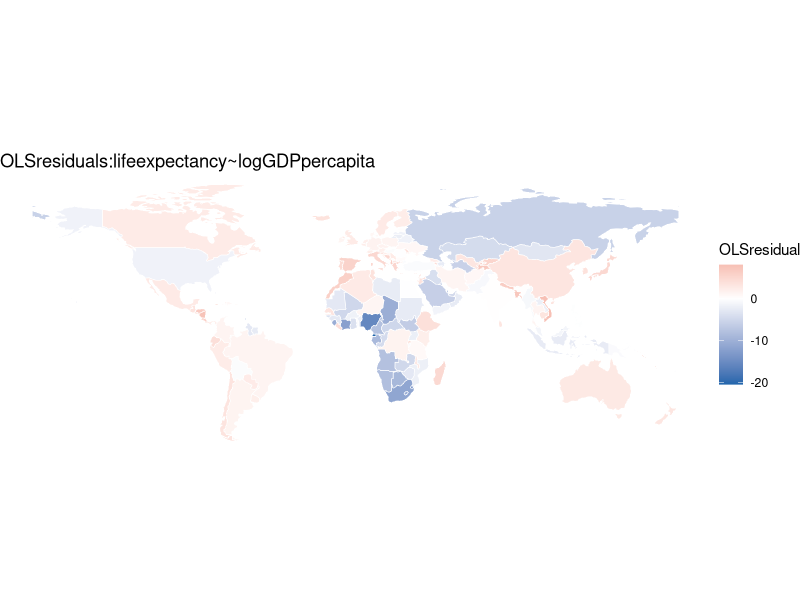
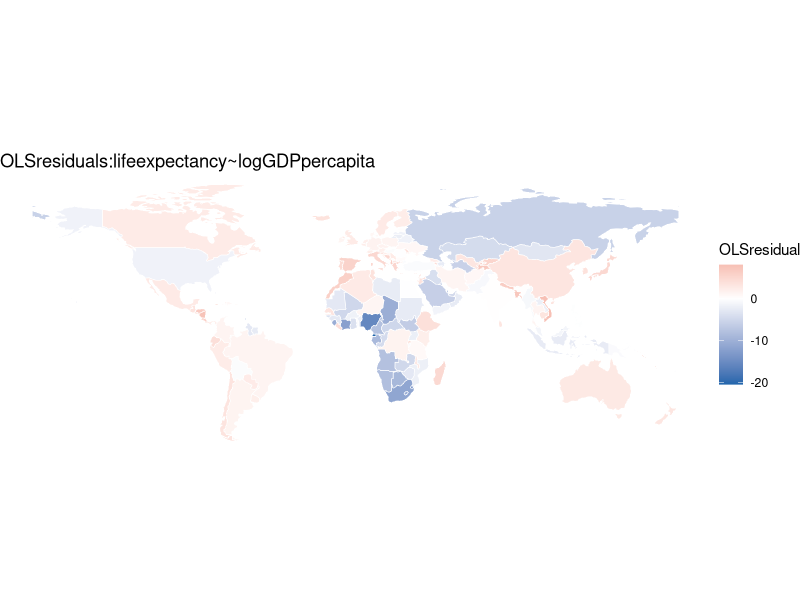

Source code (R) for these figures, in order:
# Setup -------------------------------------------------------------------

library(tidyr)
library(dplyr)
library(ggplot2)
library(sf)
library(spData)
library(spdep)
library(spatialreg)
data(world)


# Classwork ---------------------------------------------------------------

world = world[!is.na(world$gdpPercap) & !is.na(world$lifeExp), ]
world = world[world$continent != "Antarctica", ]
world$log_gdp = log(world$gdpPercap)

nrow(world)
# 160 observations remain after removing NAs. Log-transforming accounts for outliers and "smooths" out the data. so they have less of an effect.

ols_fit = lm(lifeExp ~ log_gdp, data = world)
summary(ols_fit)

# Residuals: -20.479 to 8.115; Residuals are the prediction error.
# log_gdp's coefficient is 5.5 of which the implication would be calculated differently than a traditional coefficient because of the log transformation. It is statistically significant, and the R2 is 0.64 which is a relatively high R2. 

world$ols_resid=residuals(ols_fit)
ggplot(world)+
  geom_sf(aes(fill=ols_resid),color="white",linewidth=0.2)+
  scale_fill_gradient2(low="#2166ac",mid="white",high="#d6604d",
                       midpoint=0,name="OLSresidual")+
  theme_void()+
  labs(title="OLSresiduals:lifeexpectancy~logGDPpercapita")
ggsave("ols_residuals_map.pdf",width=10,height=5)

# The residuals are lowest in Russia and in many parts of Africa, specifically Central Africa. The most red parts are in South America and China. There is the greatest magnitude of prediction error, in a negative direction, for Central Africa. 
# Prediction error: We are over-predicting Africa. They live shorter than we should expect them to. This could be due to disease & weather which may not be particularly related to GDP. There are factors that cluster in space. 

##1.2

nb=poly2nb(world,queen=TRUE)
listw=nb2listw(nb,style= "W",zero.policy=TRUE)
summary(nb)

# 16 countries do not have borders. These would generally be islands.

moran.test(world$ols_resid,listw=listw,zero.policy=TRUE)

# Moran's I determines the degree of spatial correlation. 0 would mean that neighbors do not impact the result. Here, there is a 0.44 which would indicate that similar values tend to cluster. Therefore the OLS assumption of independent observations is violated. 

##1.3
lm_tests=lm.LMtests(ols_fit,listw=listw,
                    test=c("LMerr","LMlag","RLMerr","RLMlag"),
                    zero.policy=TRUE)
summary(lm_tests)

# RLMerr = RSerr = 52.17 ***
# RLMlag = RSlag = 0.06 []
# Only LMerr is statistically significant. 

# Robust err = 54.3 ***
# Robust lag = 2.19 
# Since only LMerr is significant, this suggests using SEM. 

##1.4
# Fitting spatial error model
sem_fit = errorsarlm(lifeExp ~ log_gdp, data = world,
                     listw = listw, zero.policy = TRUE)
summary(sem_fit)

# log gdp here is 3.95 
# It has a very low P value, indicating significance. The lambda is 0.76 which, since it is positive & significant, indicates that there is spatial correlation and using this model is the 'right idea'. The coefficient, compared to previously, is lower. 
# Lambda represents the error term considering spatial autocorrelation. A positive and significant lambda indicates that there is a geographic connection which must be taken into consideration. Without using a spatial model, there are unmeasured spatially correlated factors. The area in which an independent variable shifts is connected to the outcome.

world$sem_resid = residuals(sem_fit)
moran.test(world$sem_resid, listw = listw, zero.policy = TRUE)

# The p-value is not below 0.05, it is  0.88. The Moran I statistic is -0.08 as compared to 0.44 which would suggest that values tend to alternate a bit, but not much and much less than calculated with OLS. This removes much of the spatial autocorrelation.

## 1.5

coords = st_centroid(st_geometry(world))
nb_dist = dnearneigh(coords, d1 = 0, d2 = 300)
summary(nb_dist)

# Many more countries do not have neighbors here at 114 as compared to 16. This could be due to much larger countries having a further apart centroid from their edge. 

listw_dist = nb2listw(nb_dist, style = "W", zero.policy = TRUE)
sem_dist = errorsarlm(lifeExp ~ log_gdp, data = world,
                      listw = listw_dist, zero.policy = TRUE)
summary(sem_dist)

# Here, lambda is 0.43 and statistically significant. This indicates that there is spatial correlation. The lambda is lower, 0.43 compared to 0.76. The neighborhood defined is clearly important to the results. 

world$sem_resid = residuals(sem_fit)
moran.test(world$sem_resid, listw = listw_dist, zero.policy = TRUE)

# The test statistic is -0.02 which shows that there is very little spacial correlation, even less than beforehand but it is not significant since the p-value is 0.49.


# 2.1 ---------------------------------------------------------------------
# sem_fit = errorsarlm(lifeExp ~ log_gdp, data = world, listw = listw, zero.policy = TRUE)

slm_21 = lagsarlm(lifeExp ~ log_gdp, data = world,
                     listw = listw, zero.policy = TRUE)
summary(slm_21)
# Rho: -0.004
# p-value: 0.805
# Very small Rho, insignificant p-value. Log_gdp has a 5.55 estimate and is significant. 

#Distance weights
slm_22 = lagsarlm(lifeExp ~ log_gdp, data = world,
                  listw = listw_dist, zero.policy = TRUE)
summary(slm_22)
# Rho = 0.02; p-value=0.06

# It is a very small Rho which would indicate a minuscule amount of spatial outcome correlation, but the p-value is also insignificant. This does not suggest that outcome correlation is a noticeable issue based on the data. A rho above 0 indicates that the life expectancy of one area is related to the outcomes of its surrounding areas.

# The slope of log_gdp is not the marginal effect of X on Y since a change in X on the equilibrium effects matrix propagates. It is reporting a network effect rather than an individual effect.


# 2.2 ---------------------------------------------------------------------
set.seed(0703)

#Spatial weights
impacts(slm_21, listw = listw,  R = 500)
# Direct: 5.548
# Indirect: -0.024
# Total: 5.2
# OLS: 5.540
# SLM: 5.548
# Direct, OLS, SLM are all quite similar. 

#Distance weights
impacts(slm_22, listw = listw_dist, R = 500)
#Direct=5.5, Indirect=0.12, Total=5.6

# One country's GDP can affect the life expectancy of nearby countries. Here, there is a very small indirect effect which indicates there is not a significant amount of spillover and most of the change is direct. 

# The first weights result in a total which is lower, whereas the distance weights result in a total which is higher. This is a combination of the indirect and direct effects. The indirect effects may shift depending on how much spillover effect there is into nearby countries and how the distance is calculated, as shown by the differences based on how I weighted the formula. 


# 2.3 ---------------------------------------------------------------------

AIC(ols_fit, sem_fit, slm_22)
# ols_fit  3 965.9880
# sem_fit  4 894.7021
# slm_22   4 964.5393

# The SEM model has the best fit. Since only LMerr was significant, this suggested using SEM as does this AIC test.

# Moran's test determines the degree of spatial correlation and with OLS there is a 0.44 which would indicate that similar values tend to cluster but not to an extreme degree. Therefore the OLS assumption of independent observations is violated even if not at a high magnitude. For the spatial error model, the lambda is 0.76 which, since it is positive & significant, indicates that there is spatial correlation and using this model is the 'right idea'. With the LM tests, the SEM model has the best fit since only LMerr was significant. Across the different models, the log_gdp results are relatively similar - log_gdp was OLS: 5.5403, SEM = 3.95785, SLM = 5.5101. One country's GDP can affect the life expectancy of nearby countries. Here, there is a very small indirect effect which indicates there is not a significant amount of spillover and most of the change is direct. Queen contiguity counts all countries which share either a direct or diagonal connection which may obfuscate the reality of travel.
